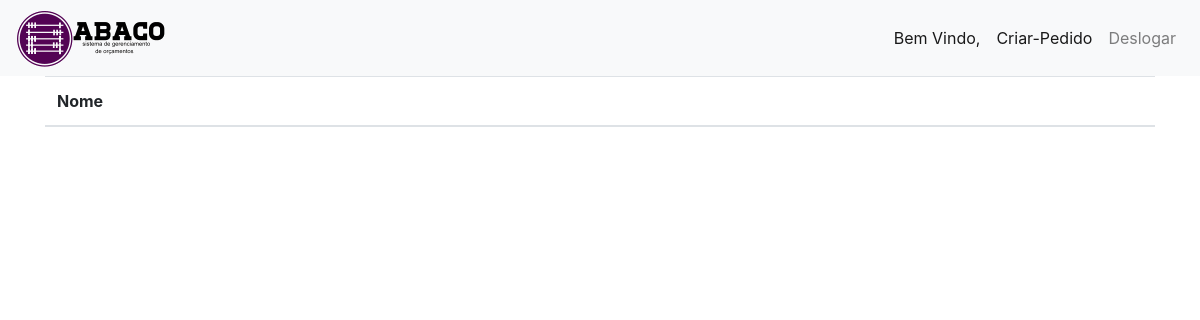
/home/produto/listar_produtos/, run on an earlier commit of the app's database.
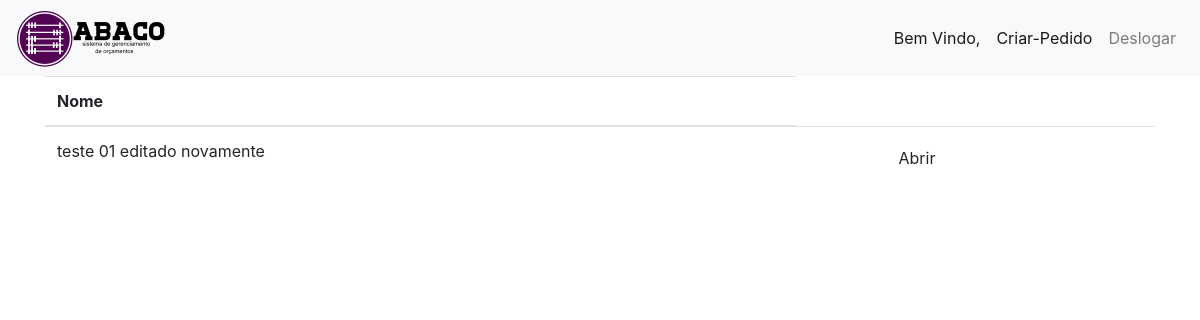
And on a later commit of the database.
### produto/models.py (models this page shows, shortened)
class Produto(models.Model):
    nome = models.CharField(max_length=50)
    descricao_curta = models.TextField(max_length=255)
    descricao_longa = models.TextField()
    slug = models.SlugField(unique=True, blank=True, null=True) # a ideia é utilizar o slug para gerar as URLs e listar os produtos depois
    preco = models.DecimalField(max_digits=10, decimal_places=2)
    preco_promocional = models.DecimalField(max_digits=10, decimal_places=2)
    tipo = models.CharField(
        default= 'V',
        max_length=1,
        choices=(
            ('V', 'Variável'),
            ('S', 'Simples'),
        )
    )

### produto/views.py (the view)
# urls.py: path('listar_produtos/', views.listar_produtos, name='listar_produtos'),
def listar_produtos(request):
    produtos = Produto.objects.all()  # Recupera todos os produtos do banco de dados
    return render(request, 'listar_produtos.html', {'produtos': produtos})

### produto/templates/listar_produtos.html (shortened to what this page needs)
<!DOCTYPE html>
{% load crispy_forms_tags %}
{% load static %}
<html>
    <head>
        <link rel="stylesheet" href="https://stackpath.bootstrapcdn.com/bootstrap/4.5.2/css/bootstrap.min.css">
    </head>
    <body>
        <nav class="navbar navbar-expand-lg navbar-light bg-light">
            <div class="logo">
                <img src="{% static 'image/logo_abaco.png' %}" alt="Logo">
            </div>
            <div class="collapse navbar-collapse justify-content-end" id="navbarNav">
                <ul class="navbar-nav">
                    <li class="nav-item active">
                        <a class="nav-link" href="#">Bem Vindo, {{ user.get_username }} <span class="sr-only">(current)</span></a>
                    </li>
                    <li class="nav-item active">
                        <a class="nav-link" href="{% url 'criar_pedido' %}">Criar-Pedido</span></a>
                    </li>
                    <li class="nav-item">
                        <a href="{% url 'logout' %}" onclick="event.preventDefault(); document.getElementById('logout-form').submit();" class="nav-link" role="button">Deslogar</a>
                    </li>
                </ul>
            </div>
        </nav>
        <div class="container dark-color">
            <table class="table">
                <thead >
                <tr class="cabecalho" style="background-color: transparent !important;">
                    <th class="cabecalho" scope="col">Nome</th>
                </tr>
                </thead>
                <tbody>
                    {% for produto in produtos %}
                        <tr class="linha">
                            <td class="linha">{{ produto.nome }}</td>
                            <td class="linha">
                            <td class="linha"><a href="{% url 'produto_cadastrado'%}" class="btn btn-indigo-normal">Abrir</a></td>
                        </tr>
                    {% endfor %}
                </tbody>
            </table>
        </div>
    </body>
</html>

What changed in the data, as far as the page shows it:
added Produto: nome "teste 01 editado novamente"
